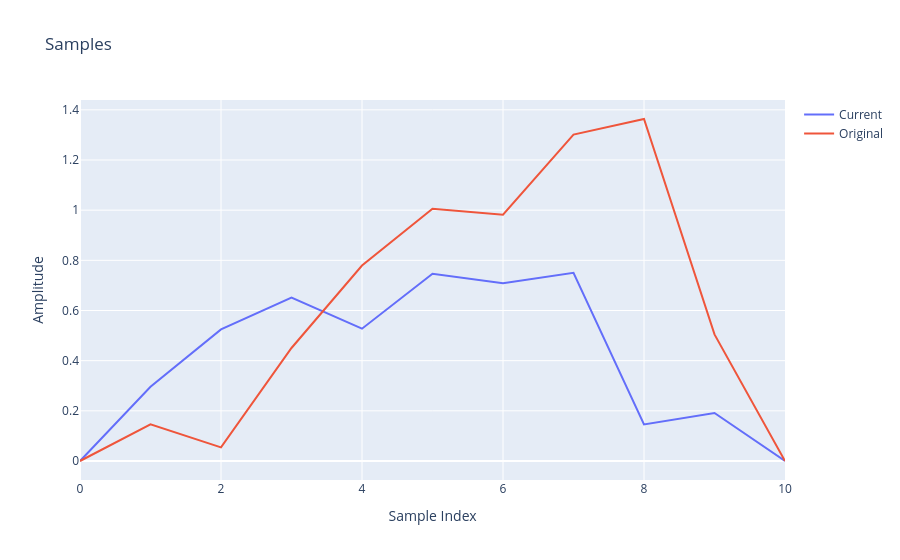

The cell this chart's notebook holds for it:
### Code cell
fig = go.Figure()

fig.add_trace(
    go.Scatter(
        y=xs,
        mode="lines",
        name="Current",
    )
)

fig.add_trace(
    go.Scatter(
        y=ys,
        mode="lines",
        name="Original",
    )
)


fig.update_layout(
    title="Samples",
    xaxis_title="Sample Index",
    yaxis_title="Amplitude",
)

fig.show()

### Figure 1 — Plotly figure (JSON) as saved in the notebook; plotly's stock layout.template omitted (floating-point values rounded to 4 significant figures)
{"data": [{"mode": "lines", "name": "Current", "type": "scatter", "y": [0.0, 0.2961, 0.5246, 0.6513, 0.5275, 0.7466, 0.7089, 0.7502, 0.1455, 0.1915, 0.0]}, {"mode": "lines", "name": "Original", "type": "scatter", "y": [0.0, 0.146, 0.05448, 0.4506, 0.779, 1.006, 0.982, 1.301, 1.363, 0.5047, 0.0]}], "layout": {"title": {"text": "Samples"}, "xaxis": {"title": {"text": "Sample Index"}}, "yaxis": {"title": {"text": "Amplitude"}}}}
